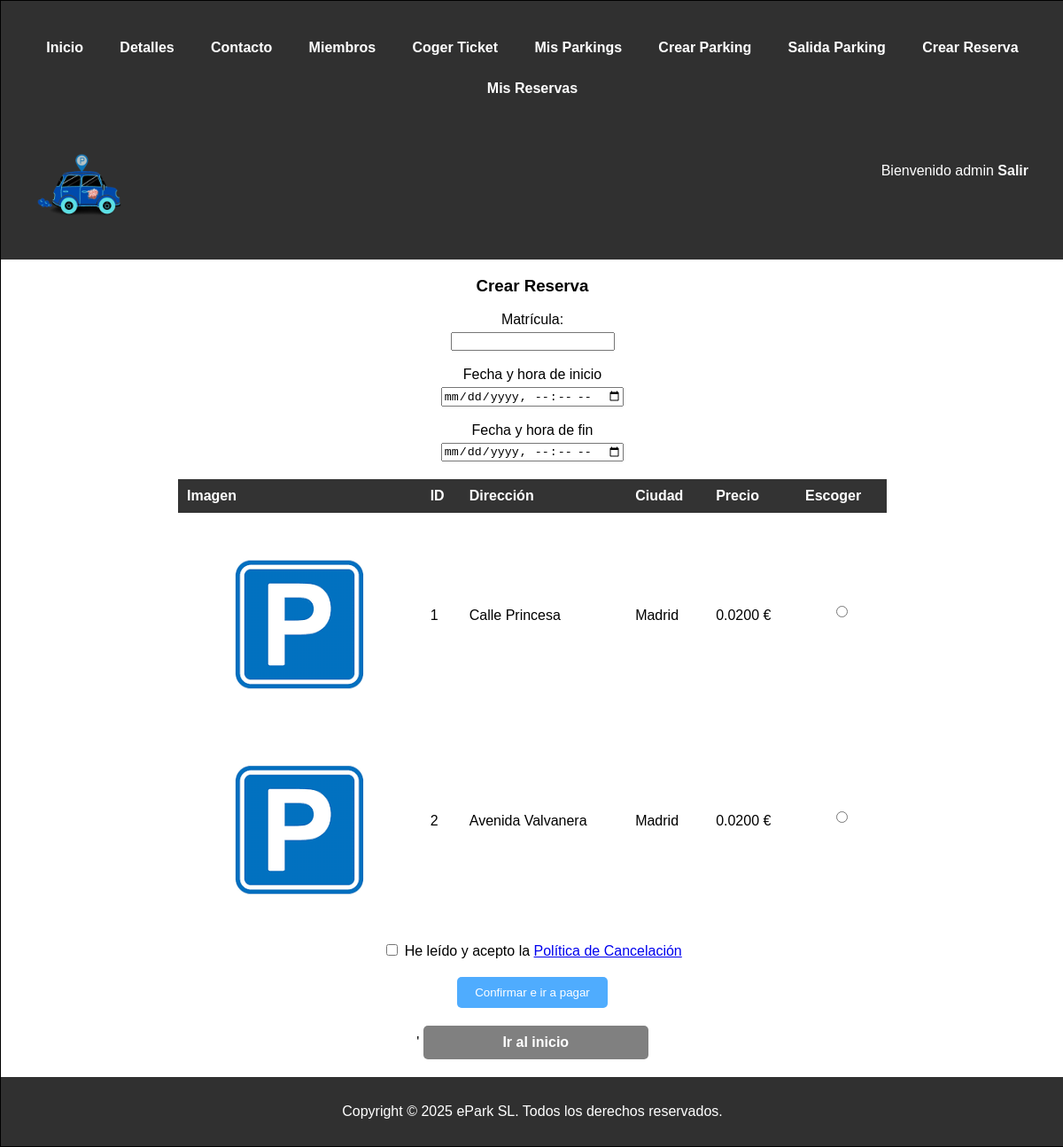
The app's page /crearReserva.php (signed in) with its own data.
### tables this page shows
CREATE TABLE `Parking` (
  `id` int(10) NOT NULL AUTO_INCREMENT,
  `dni` varchar(9) NOT NULL,
  `dir` varchar(100) NOT NULL,
  `ciudad` varchar(100) NOT NULL,
  `CP` decimal(5,0) NOT NULL,
  `precio` decimal(5,4) NOT NULL,
  `nPlazas` int(11) NOT NULL,
  `img` varchar(100),
  PRIMARY KEY (`id`),
  CONSTRAINT `crearUsuario` FOREIGN KEY (`dni`) REFERENCES `Usuario` (`dni`) ON DELETE CASCADE ON UPDATE CASCADE,
  UNIQUE KEY `parkingCiudad` (`dir`, `ciudad`)
);

### includes/clases/parking/ParkingDAO.php (called while the page is built, shortened)
<?php
class ParkingDAO extends DAO {
    public function getAll() {
        $parkings = [];
        $conn = Aplicacion::getInstance()->getConexionBd();
        $query = "SELECT * FROM Parking";
        $result = $conn->query($query);
        while ($row = $result->fetch_assoc()) {
            $parkings[] = new TOParking(
                $row['id'] ?? null,
                $row['dni'] ?? null,
                $row['precio'] ?? null,
                $row['dir'] ?? null,
                $row['ciudad'] ?? null,
                $row['CP'] ?? null,
                $row['nPlazas'] ?? null,
                $row['img'] ?? null
            );
        }
        return $parkings;
    }
}
?>

### includes/clases/parking/SAParking.php (called while the page is built, shortened)
<?php
class SAParking{
    public static function mostrarParkings() {
        $daoParking = ParkingDAO::getSingleton();
        return $daoParking->getAll();
    }
}
?>

### includes/config.php (called while the page is built, shortened)
<?php
spl_autoload_register(function ($class) {
    $prefix = 'es\\ucm\\fdi\\aw\\ePark\\';
    $base_dirs = [
        __DIR__ . '/',
        __DIR__ . '/clases/',
        __DIR__ . '/clases/login/',
        __DIR__ . '/clases/parking/',
        __DIR__ . '/clases/ticket/',
        __DIR__ . '/clases/reserva/',
        __DIR__ . '/clases/usuario/',
        __DIR__ . '/clases/gestionTicket/',
        __DIR__ . '/clases/gestionReservas/',
        __DIR__ . '/clases/administracionParkings/',
        __DIR__ . '/clases/pago/',
        __DIR__ . '/utils/',
        __DIR__ . '/vistas/comun/'
    ];
    $len = strlen($prefix);
    $relative_class = substr($class, $len);
    $file_path = str_replace('\\', '/', $relative_class) . '.php';
    foreach ($base_dirs as $base_dir) {
        $file = $base_dir . $file_path;
        if (file_exists($file)) {
            return;
        }
    }
});
?>

### includes/clases/parking/TOParking.php (called while the page is built, shortened)
<?php
class TOParking {
    private $id;
    private $dir;
    private $ciudad;
    private $precio;
    private $img;
    public function __construct($id, $dni, $precio, $dir, $ciudad, $CP, $n_plazas, $img=null) {
        $this->id = $id;
        $this->dir = $dir;
        $this->ciudad = $ciudad;
        $this->precio = $precio;
        $this->img = $img;
    }
    public function getId() { return $this->id; }
    public function getDir() { return $this->dir; }
    public function getCiudad() { return $this->ciudad; }
    public function getPrecio() { return $this->precio; }
    public function getImg() { return $this->img; }
}
?>

### includes/clases/gestionReservas/crearForm.php (the view, shortened to what this page needs)
<?php
class crearForm extends formBase
{
    protected function CreateFields($datos)
    {
        $matricula = htmlspecialchars($datos['matricula'] ?? '');
        $idSeleccionado = $datos['parking_id'] ?? '';
        $parkings = SAParking::mostrarParkings();
        $minIni = (new \DateTimeImmutable('+2 hours'))->format('Y-m-d\TH:i');
        $minFin = (new \DateTimeImmutable('+4 hours'))->format('Y-m-d\TH:i');
        $html = <<<EOF
        <label for="matricula">Matrícula:</label>
        <input type="text" id="matricula" name="matricula" required pattern="\d{4}[A-Za-z]{3}"
        title="Introduce una matrícula válida: 4 dígitos seguidos de 3 letras (ej. 1234ABC)" value="{$matricula}">
        <br><br>
        <label for="fecha_ini">Fecha y hora de inicio</label>
        <input type="datetime-local" id="fecha_ini" name="fecha_ini" required
            min="{$minIni}">
        <br><br>
        <label for="fecha_fin">Fecha y hora de fin</label>
        <input type="datetime-local" id="fecha_fin" name="fecha_fin" required
            min="{$minFin}">
        <div class="tabla-responsive">
        <table>
            <tr>
                <th>Imagen</th>
                <th>ID</th>
                <th>Dirección</th>
                <th>Ciudad</th>
                <th>Precio</th>
                <th>Escoger</th>
            </tr>
        EOF;
        foreach ($parkings as $parking) {
            $id = htmlspecialchars($parking->getId());
            $dir = htmlspecialchars($parking->getDir());
            $ciudad = htmlspecialchars($parking->getCiudad());
            $precio = htmlspecialchars($parking->getPrecio());
            $checked = ($idSeleccionado == $id) ? 'checked' : '';
            $imgPath = (!empty($parking->getImg()) && file_exists($parking->getImg())) ? $parking->getImg() : "img/default.png";
            $img = htmlspecialchars($imgPath);
            $html .= <<<EOF
            <tr>
                <td><img src="{$img}" alt="Imagen del parking"></td>
                <td>{$id}</td>
                <td>{$dir}</td>
                <td>{$ciudad}</td>
                <td>{$precio} €</td>
                <td>
                    <label><input type="radio" name="parking_id" value="{$id}" {$checked}></label>
                </td>
            </tr>
            EOF;
        }
        $html .= "</table>";
        $html .="</div>";
        $html .= <<<EOF
            <label for="politica">
                <input type="checkbox" id="politica" name="politica" class="form-check-input" required>
                He leído y acepto la <a href="politicaCancelacion.php" target="_blank">Política de Cancelación</a>
            </label>
            <button type="submit"">Confirmar e ir a pagar</button>'
        EOF;
        $htmlinicio = <<<EOF
            <a href="index.php" class="btn-link">Ir al inicio</a>
        EOF;
        return $html .= $htmlinicio;
    }
}

### includes/vistas/comun/formBase.php (shortened to what this page needs)
<?php
abstract class formBase
{
    protected $formId;
    protected $action;
    public function __construct($formId, $opciones = array())
    {
        $this->formId = $formId;
        $opcionesPorDefecto = array('action' => null,);
        $opciones = array_merge($opcionesPorDefecto, $opciones);
        $this->action   = $opciones['action'];
        if (!$this->action) {
            $this->action = htmlentities($_SERVER['PHP_SELF']);
        }
    }
    public function Manage()
    {
        if (! $this->IsSent($_POST)) {
            return $this->Create();
        }
    }
    private function IsSent(&$params)
    {
        return isset($params['action']) && $params['action'] == $this->formId;
    }
    protected function Create($errores = array(), &$datos = array())
    {
        $html = $this->CreateErrors($errores);
        $html .= '<form method="POST" action="' . $this->action . '" id="' . $this->formId . '" >';
        $html .= '<input type="hidden" name="action" value="' . $this->formId . '" />';
        $html .= $this->CreateFields($datos);
        $html .= '</form>';
        return $html;
    }
    protected function CreateErrors($errores)
    {
        $html = '';
        $numErrores = count($errores);
        return $html;
    }
}

### crearReserva.php (shortened to what this page needs)
<?php
require_once __DIR__ . '/includes/config.php';
if(empty($_SESSION['login'])){
    $html = <<<EOF
    <p>Por favor inicia sesión para acceder a la funcionalidad</p>
    EOF;
}
else{
    $dni = $_SESSION['dni'];
    $form = new \es\ucm\fdi\aw\ePark\crearForm($dni);
    $html = $form->Manage();
}
$contenidoPrincipal = <<<EOS
    <h3>Crear Reserva</h3>
    $html
    <script src="JS/validacionFecha.js"></script>
EOS;
require_once __DIR__ .'/includes/vistas/plantilla/plantilla.php';
?>

### includes/vistas/plantilla/plantilla.php (shortened to what this page needs)
<!DOCTYPE html>
<html>
<head>
    <link rel="stylesheet" media="screen and (min-width: 700px)" type="text/css" href="<?= RUTA_CSS ?>/estiloPC.css" />
    <link rel="stylesheet" media="screen and (max-width: 699px)" type="text/css" href="<?= RUTA_CSS ?>/estiloMovil.css" />
    <link rel="stylesheet" type="text/css" href="<?= RUTA_CSS ?>/estilo.css" />
</head>
<body>
    <div id="container">
        <?php require RAIZ_APP . "/vistas/comun/cabecera.php"; ?>
        <main>
            <article>
                <?= $contenidoPrincipal ?>
            </article>
        </main>
        <?php require RAIZ_APP . "/vistas/comun/pie.php"; ?>
</body>
</html>

### includes/vistas/comun/cabecera.php
<?php
function mostrarSaludo()
{
    $rutaApp = RUTA_APP;
    if (isset($_SESSION['nombre']) && ($_SESSION["login"] === true)) {
        echo "Bienvenido {$_SESSION['nombre']} <a href='{$rutaApp}/logout.php'>Salir</a>";
    } else {
        echo "Usuario desconocido <a href='{$rutaApp}/login.php'>Login</a> <a href='{$rutaApp}/register.php'>Registro</a>";
    }
}
?>
<header>
     <div class="navbar">
        <a href="index.php">Inicio</a>
        <a href="detalles.php">Detalles</a>
        <a href="contacto.php">Contacto</a>
        <a href="miembros.php">Miembros</a>
        <a href="ticket.php">Coger Ticket</a>
        <a href="misParkings.php">Mis Parkings</a>
        <a href="crearParking.php">Crear Parking</a>
        <a href="pagoVista.php">Salida Parking</a>
        <a href="crearReserva.php">Crear Reserva</a>
        <a href="misReservas.php">Mis Reservas</a>
    </div>
<div class="barra-superior">
    <img src="img/logo.png" alt="Logo" class="logo">
    <div class="saludo">
        <?php mostrarSaludo(); ?>
    </div>
    </div>
</header>
</html>

### includes/vistas/comun/pie.php
<footer>
Copyright © 2025 ePark SL. Todos los derechos reservados.
</footer>

### CSS/estilo.css (style rules this page uses)
html,body { font-family: Arial, sans-serif; margin: 0px; background-color: white; justify-content: center; align-items: center; text-align: center; }
div#container { width: 100%; margin: auto; border: 1px solid black; background-color: white; }
header { padding: 30px; height: 20%; background-color: #303030; color: white; }
.navbar { flex-basis: 25%; display:flex; justify-content: space-evenly; flex-wrap: wrap; width: 100%; }
.navbar a { color: white; text-decoration: none; padding: 14px 20px; }
.barra-superior { display: flex; align-items: center; padding: 10px ; background-color: #303030; }
.logo { height: 100px; }
main { flex-basis: 50%; background-color: white; }
footer { clear: both; padding: 30px; background-color: #303030; color: white; text-align: center; margin-top: 20px; }
header a, header a:visited { color: whitesmoke; font-weight: bold; text-decoration: none; }
div.saludo { width: 100%; text-align: right; }
label { text-align: center; margin: 0 auto 5px; display: block; }
input[type="radio"] { margin: 0; }
.btn-link { width:17%; display: inline-block; padding: 10px 25px; background-color:grey; color: white; text-decoration: none; border-radius: 5px; font-weight: bold; border: none; transition: background-color 0.3s; cursor: pointer; }
button { display:block; margin: 20px auto; padding: 10px 20px; background: #4facfe; color: white; border: none; border-radius: 5px; cursor:pointer; }
table { width: 90%; max-width: 800px; margin: 20px auto; border-collapse: collapse; background: #fff; }
.tabla-responsive { overflow-x: auto; width: 100%; }
th { background-color: #333; color: #fff; }
th, td { padding: 10px; text-align: justify; }
img { display: block; margin: 20px auto 0; max-width: 80%; height: auto; }
input[type="text"] { width: margin 0; }

### records on screen
parking: id "1", dir "Calle Princesa", ciudad "Madrid", precio "0.0200"
parking: id "2", dir "Avenida Valvanera", ciudad "Madrid", precio "0.0200"

### other values on screen
$_SESSION['nombre'] "admin"
